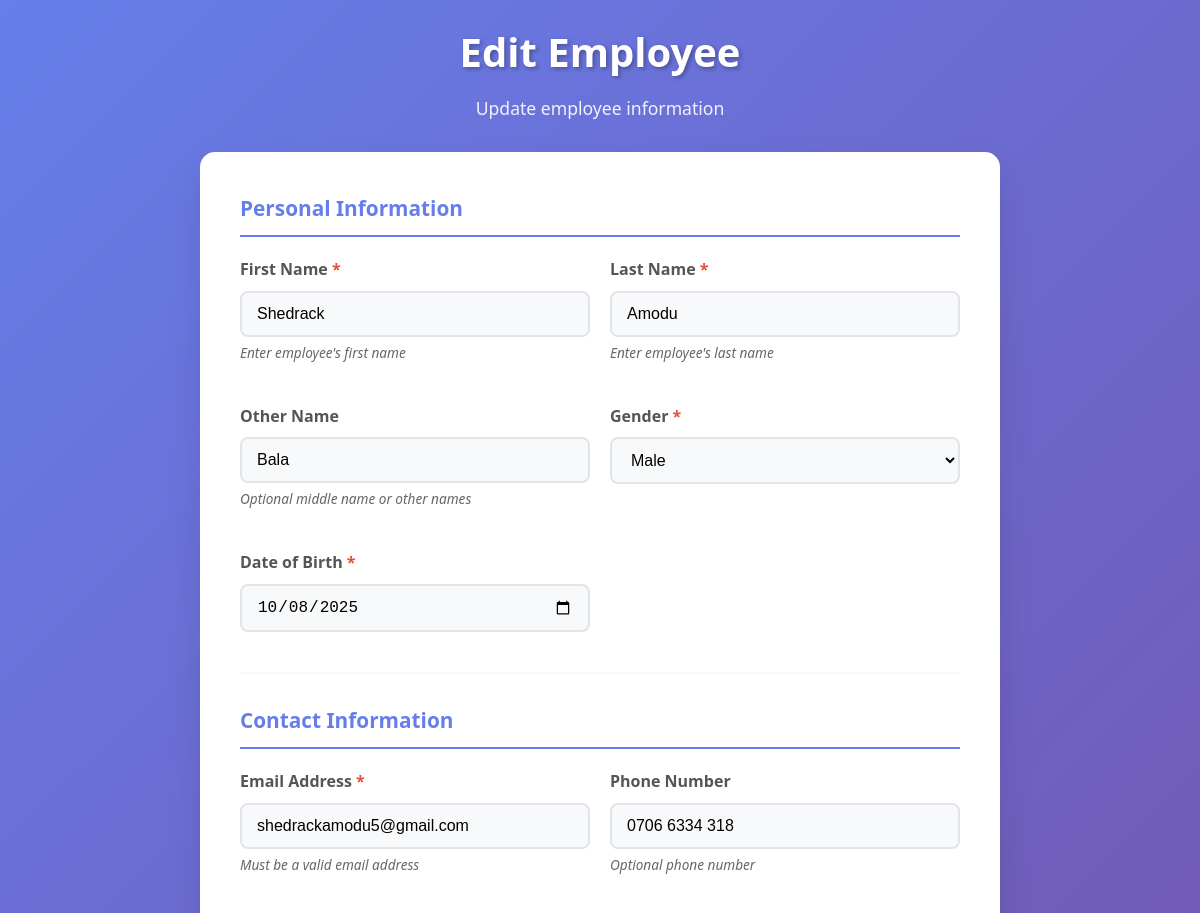
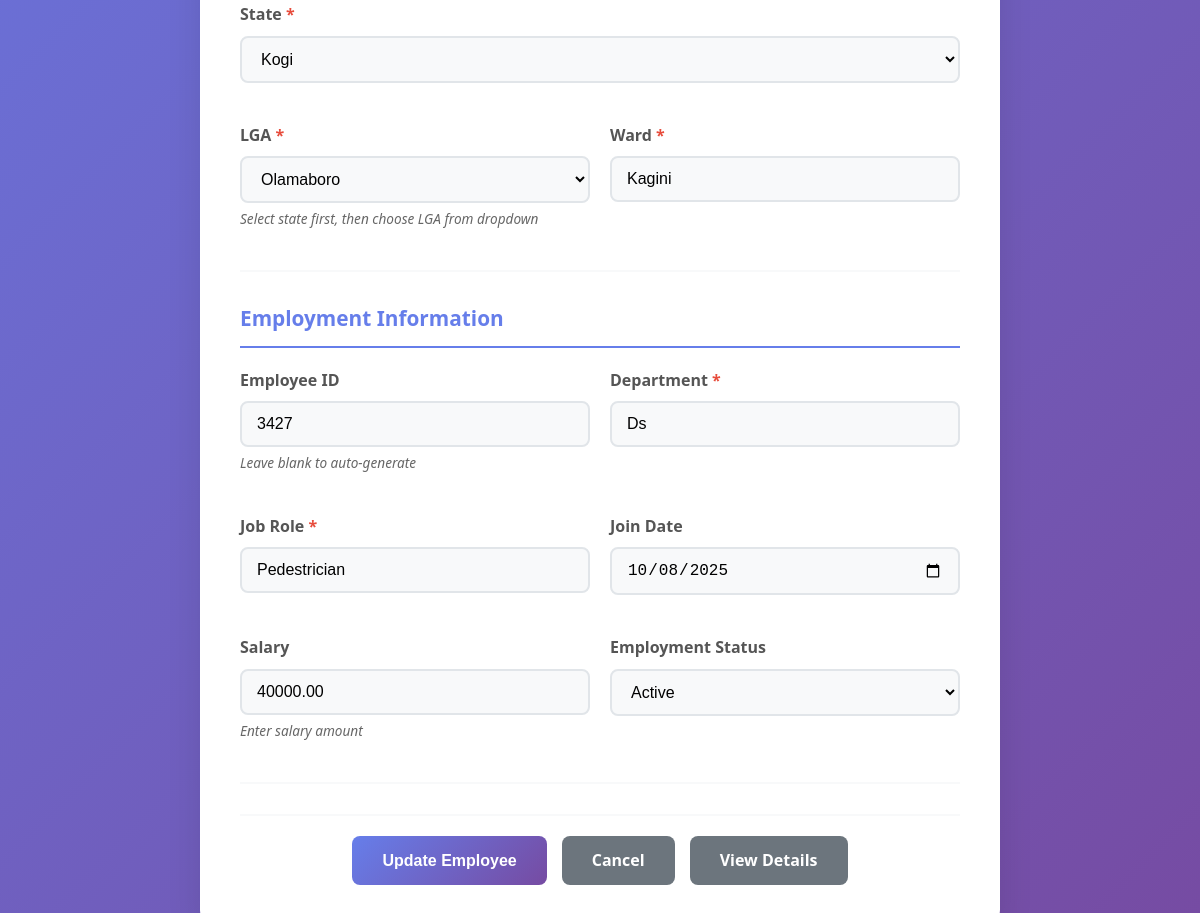
Screenshot of /employees/1/edit/ with the database file from the repository (2 pictures, top to bottom).
### employee/models.py (models this page shows, shortened)
class Employee(models.Model):
    id = models.AutoField(primary_key=True)
    state = models.CharField(
        max_length=50,
        choices=[(state, state) for state in sorted(NIGERIAN_STATES_LGAS.keys())],
        help_text="Select state",
        verbose_name="State"
    )
    lga = models.CharField(
        max_length=50,
        help_text="Select Local Government Area",
        verbose_name="LGA"
    )
    firstname = models.CharField(
        max_length=100,
        validators=[MinLengthValidator(2)],
        help_text="Enter employee's first name",
        verbose_name="First Name"
    )
    lastname = models.CharField(
        max_length=100,
        validators=[MinLengthValidator(2)],
        help_text="Enter employee's last name",
        verbose_name="Last Name"
    )
    othername = models.CharField(
        max_length=100,
        blank=True,
        null=True,
        help_text="Enter employee's other name (optional)",
        verbose_name="Other Name"
    )
    email = models.EmailField(
        unique=True,
        validators=[EmailValidator()],
        help_text="Enter valid email address",
        verbose_name="Email Address"
    )
    phone = models.CharField(
        max_length=15,
        blank=True,
        null=True,
        help_text="Enter phone number (optional)",
        verbose_name="Phone Number"
    )
    employee_id = models.CharField(
        max_length=20,
        unique=True,
        blank=True,
        null=True,
        help_text="Unique employee ID (optional)",
        verbose_name="Employee ID"
    )
    department = models.CharField(
        max_length=100,
        help_text="Enter department name",
        verbose_name="Department"
    )
    role = models.CharField(
        max_length=100,
        help_text="Enter job role",
        verbose_name="Job Role"
    )
    join_date = models.DateField(
        blank=True,
        null=True,
        help_text="Select join date",
        verbose_name="Join Date"
    )
    salary = models.DecimalField(
        max_digits=10,
        decimal_places=2,
        blank=True,
        null=True,
        help_text="Enter salary amount",
        verbose_name="Salary"
    )
    dob = models.DateField(
        help_text="Select date of birth",
        verbose_name="Date of Birth"
    )
    GENDER_CHOICES = [
        ('Male', 'Male'),
        ('Female', 'Female'),
        ('Other', 'Other'),
    ]
    gender = models.CharField(
        max_length=10,
        choices=GENDER_CHOICES,
        help_text="Select gender",
        verbose_name="Gender"
    )
    state = models.CharField(
        max_length=50,
        help_text="Enter state",
        verbose_name="State"
    )
    lga = models.CharField(
        max_length=50,
        help_text="Enter Local Government Area",
        verbose_name="LGA"
    )
    ward = models.CharField(
        max_length=100,
        help_text="Enter ward",
        verbose_name="Ward"
    )
    STATUS_CHOICES = [
        ('Active', 'Active'),
        ('Inactive', 'Inactive'),
        ('Suspended', 'Suspended'),
        ('On Leave', 'On Leave'),
    ]
    status = models.CharField(
        max_length=20,
        choices=STATUS_CHOICES,
        default='Active',
        help_text="Select employee status",
        verbose_name="Employment Status"
    )
    created_at = models.DateTimeField(auto_now_add=True)
    updated_at = models.DateTimeField(auto_now=True)
    class Meta:
        verbose_name = "Employee"
        verbose_name_plural = "Employees"
        ordering = ['-created_at']
        indexes = [
            models.Index(fields=['lastname', 'firstname']),
            models.Index(fields=['department']),
            models.Index(fields=['status']),
            models.Index(fields=['email']),
        ]
        constraints = [
            models.UniqueConstraint(
                fields=['email'],
                name='unique_employee_email'
            ),
            models.UniqueConstraint(
                fields=['employee_id'],
                condition=models.Q(employee_id__isnull=False),
                name='unique_employee_id_when_not_null'
            ),
        ]

### employee/views.py (the view)
# urls.py: path('employees/<int:pk>/edit/', views.employee_update, name='employee_update'),
def employee_update(request, pk):
    try:
        employee = get_object_or_404(Employee, pk=pk)
        if request.method == 'POST':
            form = EmployeeForm(request.POST, instance=employee)
            if form.is_valid():
                updated_employee = form.save()
                messages.success(request, f'Employee {updated_employee.firstname} {updated_employee.lastname} updated successfully!')
                return redirect('employee_detail', pk=employee.id)
            else:
                messages.error(request, 'Please correct the errors below.')
        else:
            form = EmployeeForm(instance=employee)
        context = {
            'form': form,
            'employee': employee,
            'title': f'Edit Employee - {employee.firstname} {employee.lastname}',
            'nigeria_states_lgas': json.dumps(NIGERIAN_STATES_LGAS)
        }
        return render(request, 'employee/employee_form.html', context)
    except Employee.DoesNotExist:
        messages.error(request, 'Employee not found.')
        return redirect('employee_list')

### employee/templates/employee/employee_form.html (shortened to what this page needs)
{% load static %}
<!DOCTYPE html>
<html lang="en">
<head>
</head>
<body>
    <div class="container">
        <div class="header">
            <h1>{% if form.instance.pk %}Edit Employee{% else %}Employee Registration{% endif %}</h1>
            <p>{% if form.instance.pk %}Update employee information{% else %}Register a new employee in the system{% endif %}</p>
        </div>
        <div class="form-card">
            <form method="post" id="employeeForm" novalidate>
                <div class="form-section">
                    <h3 class="section-title">Personal Information</h3>
                    <div class="form-grid">
                        <div class="form-group">
                            <label for="id_firstname" class="required">First Name</label>
                            {{ form.firstname }}
                            <div class="help-text">Enter employee's first name</div>
                        </div>
                        <div class="form-group">
                            <label for="id_lastname" class="required">Last Name</label>
                            {{ form.lastname }}
                            <div class="help-text">Enter employee's last name</div>
                        </div>
                        <div class="form-group">
                            <label for="id_othername">Other Name</label>
                            {{ form.othername }}
                            <div class="help-text">Optional middle name or other names</div>
                        </div>
                        <div class="form-group">
                            <label for="id_gender" class="required">Gender</label>
                            {{ form.gender }}
                        </div>
                        <div class="form-group">
                            <label for="id_dob" class="required">Date of Birth</label>
                            {{ form.dob }}
                        </div>
                    </div>
                </div>
                <div class="form-section">
                    <h3 class="section-title">Contact Information</h3>
                    <div class="form-grid">
                        <div class="form-group">
                            <label for="id_email" class="required">Email Address</label>
                            {{ form.email }}
                            <div class="help-text">Must be a valid email address</div>
                        </div>
                        <div class="form-group">
                            <label for="id_phone">Phone Number</label>
                            {{ form.phone }}
                            <div class="help-text">Optional phone number</div>
                        </div>
                        <div class="form-group full-width">
                            <label for="id_state" class="required">State</label>
                            {{ form.state }}
                        </div>
                        <div class="form-group">
                                <label for="id_lga" class="required">LGA</label>
                                <select id="lga_dropdown" class="form-input" style="display: none;">
                                    <option value="">Select LGA</option>
                                </select>
                                <div class="help-text">Select state first, then choose LGA from dropdown</div>
                            </div>
                        <div class="form-group">
                            <label for="id_ward" class="required">Ward</label>
                            {{ form.ward }}
                        </div>
                    </div>
                </div>
                <div class="form-section">
                    <h3 class="section-title">Employment Information</h3>
                    <div class="form-grid">
                        <div class="form-group">
                            <label for="id_employee_id">Employee ID</label>
                            {{ form.employee_id }}
                            <div class="help-text">Leave blank to auto-generate</div>
                        </div>
                        <div class="form-group">
                            <label for="id_department" class="required">Department</label>
                            {{ form.department }}
                        </div>
                        <div class="form-group">
                            <label for="id_role" class="required">Job Role</label>
                            {{ form.role }}
                        </div>
                        <div class="form-group">
                            <label for="id_join_date">Join Date</label>
                            {{ form.join_date }}
                        </div>
                        <div class="form-group">
                            <label for="id_salary">Salary</label>
                            {{ form.salary }}
                            <div class="help-text">Enter salary amount</div>
                        </div>
                        <div class="form-group">
                            <label for="id_status">Employment Status</label>
                            {{ form.status }}
                        </div>
                    </div>
                </div>
                <div class="form-actions">
                    <button type="submit" class="btn btn-primary" id="submitBtn">
                        <span id="submitText">
                            {% if form.instance.pk %}Update Employee{% else %}Register Employee{% endif %}
                        </span>
                    </button>
                    <a href="{% url 'employee_list' %}" class="btn btn-secondary">
                        Cancel
                    </a>
                    {% if form.instance.pk %}
                    <a href="{% url 'employee_detail' form.instance.pk %}" class="btn btn-secondary">
                        View Details
                    </a>
                    {% endif %}
                </div>
            </form>
        </div>
    </div>
</body>
</html>

### employee/templates/employee/employee_form.html (style rules this page uses)
* { margin: 0; padding: 0; box-sizing: border-box; }
body { font-family: 'Segoe UI', Tahoma, Geneva, Verdana, sans-serif; line-height: 1.6; color: #333; background: linear-gradient(135deg, #667eea 0%, #764ba2 100%); min-height: 100vh; padding: 20px; }
.container { max-width: 800px; margin: 0 auto; }
.header { text-align: center; margin-bottom: 30px; }
.header h1 { color: white; font-size: 2.5rem; margin-bottom: 10px; text-shadow: 2px 2px 4px rgba(0,0,0,0.3); }
.header p { color: rgba(255,255,255,0.9); font-size: 1.1rem; }
.form-card { background: white; padding: 40px; border-radius: 15px; box-shadow: 0 15px 35px rgba(0,0,0,0.1); backdrop-filter: blur(10px); }
.form-section { margin-bottom: 30px; padding-bottom: 20px; border-bottom: 2px solid #f8f9fa; }
.section-title { color: #667eea; font-size: 1.3rem; margin-bottom: 20px; padding-bottom: 10px; border-bottom: 2px solid #667eea; display: flex; align-items: center; gap: 10px; }
.form-grid { display: grid; grid-template-columns: 1fr 1fr; gap: 20px; }
.form-group { margin-bottom: 20px; }
.form-group.full-width { grid-column: 1 / -1; }
label { display: block; margin-bottom: 8px; font-weight: 600; color: #555; }
.required::after { content: " *"; color: #e74c3c; }
.help-text { font-size: 0.85rem; color: #666; margin-top: 5px; font-style: italic; }
input, select { width: 100%; padding: 12px 15px; border: 2px solid #e1e5e9; border-radius: 8px; font-size: 1rem; transition: all 0.3s ease; background-color: #f8f9fa; }
.form-actions { display: flex; gap: 15px; justify-content: center; margin-top: 30px; padding-top: 20px; border-top: 2px solid #f8f9fa; }
.btn { padding: 12px 30px; border: none; border-radius: 8px; font-size: 1rem; font-weight: 600; cursor: pointer; transition: all 0.3s ease; text-decoration: none; display: inline-flex; align-items: center; gap: 8px; }
.btn-primary { background: linear-gradient(135deg, #667eea, #764ba2); color: white; }
.btn-secondary { background: #6c757d; color: white; }

### rows the page displays
Employee: firstname "Shedrack", lastname "Amodu", othername "Bala", gender "Male", dob "10/08/2025", email "shedrackamodu5@gmail.com", phone "0706 6334 318", state "Kogi", ward "Kagini", employee_id "3427", department "Ds", role "Pedestrician", join_date "10/08/2025", salary "40000.00", status "Active"
